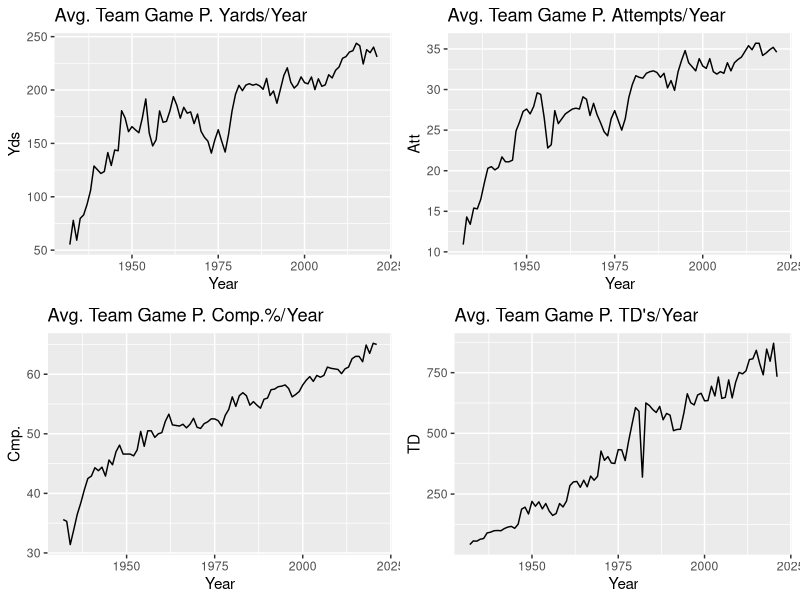
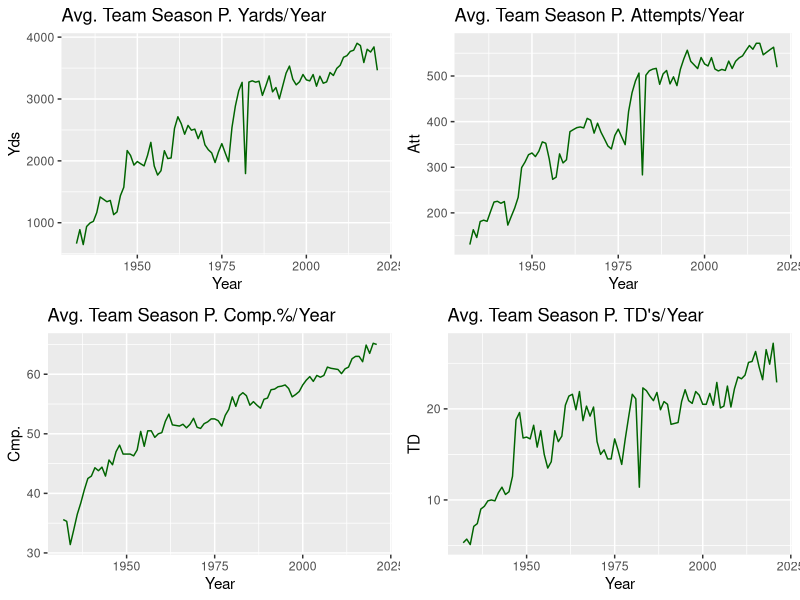
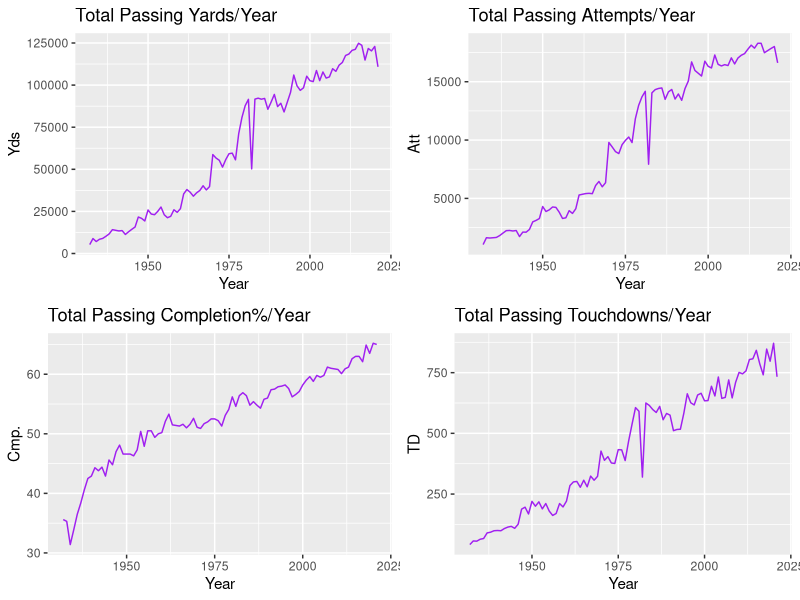
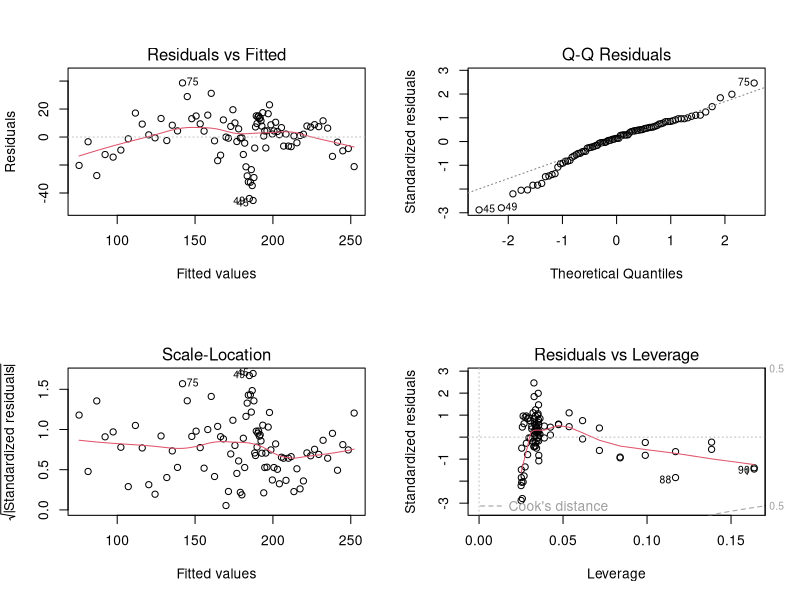
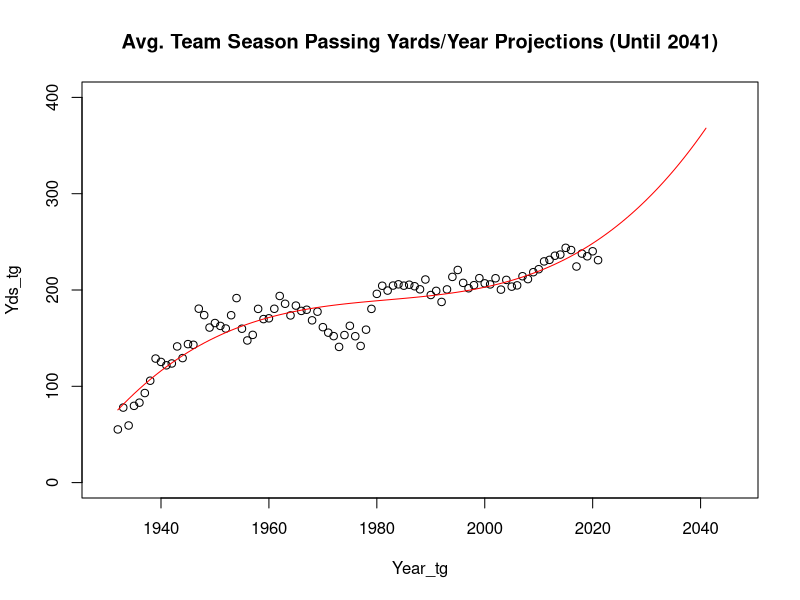
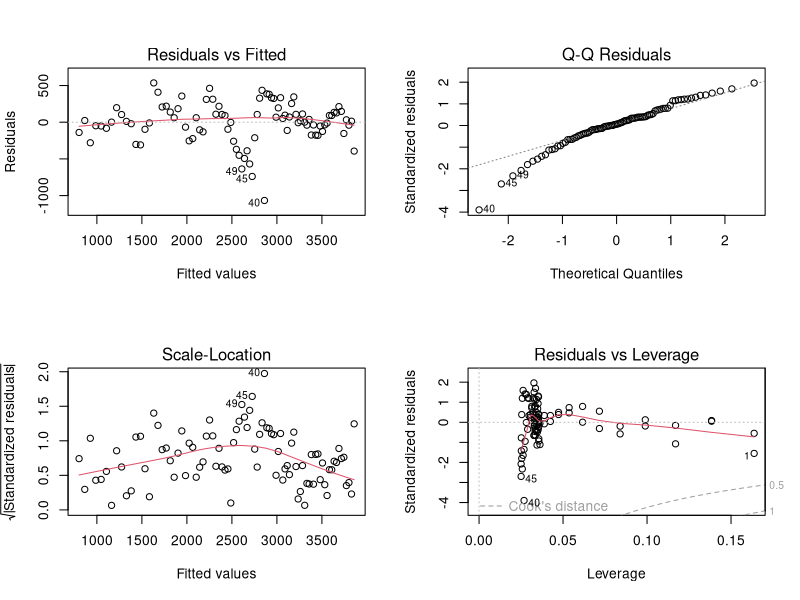
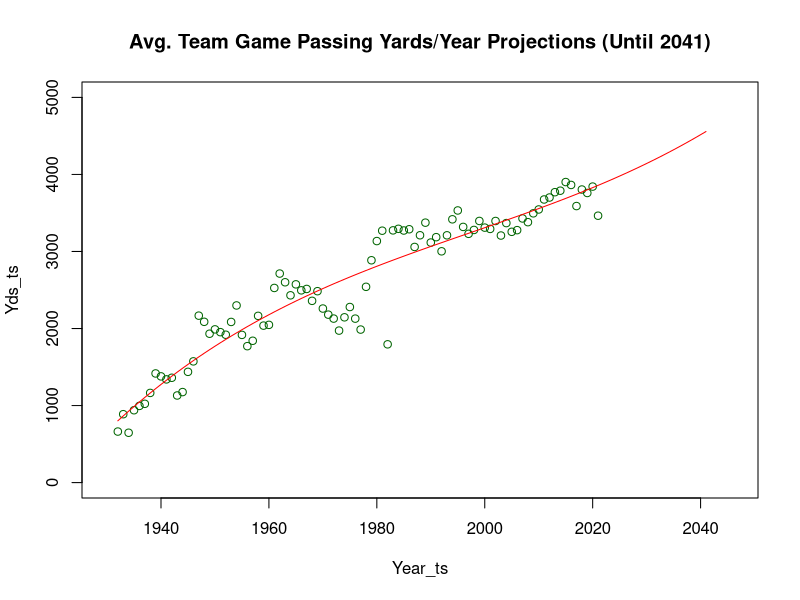
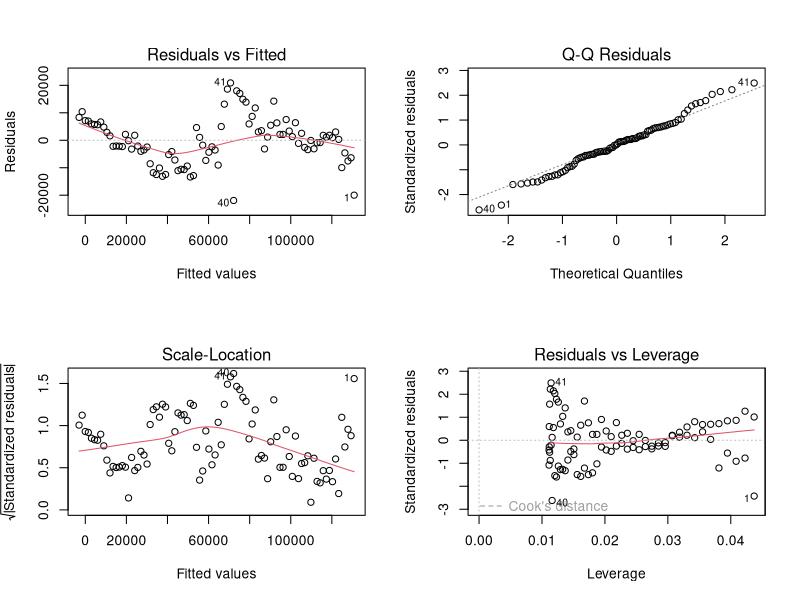

The R script that drew these images, in order:
# install.packages("ggpubr")
library(ggpubr)
library(ggplot2)
tg <- read.csv("AvgPerTeamGame.csv")
ts <- read.csv("AvgPerTeamSeason.csv")
total <- read.csv("TotalPerSeason.csv")

sum(duplicated(tg))
sum(duplicated(ts))
sum(duplicated(total))

# summary(tg)
# summary(ts)
# summary(total)


g1 <- ggplot(tg, aes(Year, Yds)) + 
  geom_line(color = "black") +
  ggtitle("Avg. Team Game P. Yards/Year")
g2 <- ggplot(tg, aes(Year, Att)) + 
  geom_line(color = "black") +
  ggtitle("Avg. Team Game P. Attempts/Year")
g3 <- ggplot(tg, aes(Year, Cmp.)) + 
  geom_line(color = "black") +
  ggtitle("Avg. Team Game P. Comp.%/Year")
g4 <- ggplot(total, aes(Year, TD)) + 
  geom_line(color = "black") +
  ggtitle("Avg. Team Game P. TD's/Year")
ggarrange(g1, g2, g3, g4,
          ncol = 2, nrow = 2)

s1 <- ggplot(ts, aes(Year, Yds)) + 
  geom_line(color = "darkgreen") +
  ggtitle("Avg. Team Season P. Yards/Year")
s2 <- ggplot(ts, aes(Year, Att)) + 
  geom_line(color = "darkgreen") +
  ggtitle("Avg. Team Season P. Attempts/Year")
s3 <- ggplot(ts, aes(Year, Cmp.)) + 
  geom_line(color = "darkgreen") +
  ggtitle("Avg. Team Season P. Comp.%/Year")
s4 <- ggplot(ts, aes(Year, TD)) + 
  geom_line(color = "darkgreen") +
  ggtitle("Avg. Team Season P. TD's/Year")
ggarrange(s1, s2, s3, s4,
          ncol = 2, nrow = 2)

t1 <- ggplot(total, aes(Year, Yds)) + 
  geom_line(color = "purple") +
  ggtitle("Total Passing Yards/Year")
t2 <- ggplot(total, aes(Year, Att)) + 
  geom_line(color = "purple") +
  ggtitle("Total Passing Attempts/Year")
t3 <- ggplot(total, aes(Year, Cmp.)) + 
  geom_line(color = "purple") +
  ggtitle("Total Passing Completion%/Year")
t4 <- ggplot(total, aes(Year, TD)) + 
  geom_line(color = "purple") +
  ggtitle("Total Passing Touchdowns/Year")
ggarrange(t1, t2, t3, t4,
          ncol = 2, nrow = 2)


Yds_tg <- tg$Yds
Year_tg <- tg$Year
g_cbm <- lm(Yds_tg ~ poly(Year_tg, 3))
summary(g_cbm)
par(mfrow=c(2,2))
plot(g_cbm) # Diagnositic plots shows that the model has no problems
years_x1 <- seq(1932, 2041)
predictions_tg <- predict(g_cbm, newdata = data.frame(Year_tg = years_x1))
par(mfrow=c(1,1))
plot(Yds_tg ~ Year_tg, type = "p", ylim = c(0, 400), xlim = c(1930, 2046),
     main = "Avg. Team Season Passing Yards/Year Projections (Until 2041)")
lines(years_x1, predictions_tg, col = "red")
p_20yrs1 <- data.frame(Year = tail(years_x1, 20), Yds = tail(predictions_tg, 20))
p_20yrs1

# -----------------------------------------------------------------------------

Yds_ts <- ts$Yds
Year_ts <- ts$Year
s_cbm <- lm(Yds_ts ~ poly(Year_ts, 3))
summary(s_cbm)
par(mfrow=c(2,2))
plot(s_cbm) # Diagnositic plots shows that the model has no problems
predictions_ts <- predict(s_cbm, newdata = data.frame(Year_ts = years_x1))
par(mfrow=c(1,1))
plot(Yds_ts ~ Year_ts, type = "p", ylim = c(0, 5000), xlim = c(1930, 2046),
     main = "Avg. Team Game Passing Yards/Year Projections (Until 2041)", 
     col = "darkgreen")
lines(years_x1, predictions_ts, col = "red")
p_20yrs2 <- data.frame(Year = tail(years_x1, 20), Yds = tail(predictions_ts, 20))
p_20yrs2

# -----------------------------------------------------------------------------

# Since the plot using Yds from "total" shows a linear pattern compared to the
# other data sets, we'll use linear regression instead of
# cubic regression like the previous two prediction models.
Yds_total <- total$Yds
Year_total <- total$Year
t_lm <- lm(Yds_total ~ Year_total)
summary(t_lm)
par(mfrow=c(2,2))
plot(t_lm) # Diagnositic plots shows that the model has no problems
predictions_total <- predict(t_lm, newdata = data.frame(Year_total = years_x1))
par(mfrow=c(1,1))
plot(Yds_total ~ Year_total, type = "p", ylim = c(0, 175000), xlim = c(1930, 2046),
     main = "Total Passing Yards/Year Projections (Until 2041)", 
     col = "purple")
lines(years_x1, predictions_total, col = "red")
p_20yrs3 <- data.frame(Year = tail(years_x1, 20), Yds = tail(predictions_total, 20))
p_20yrs3